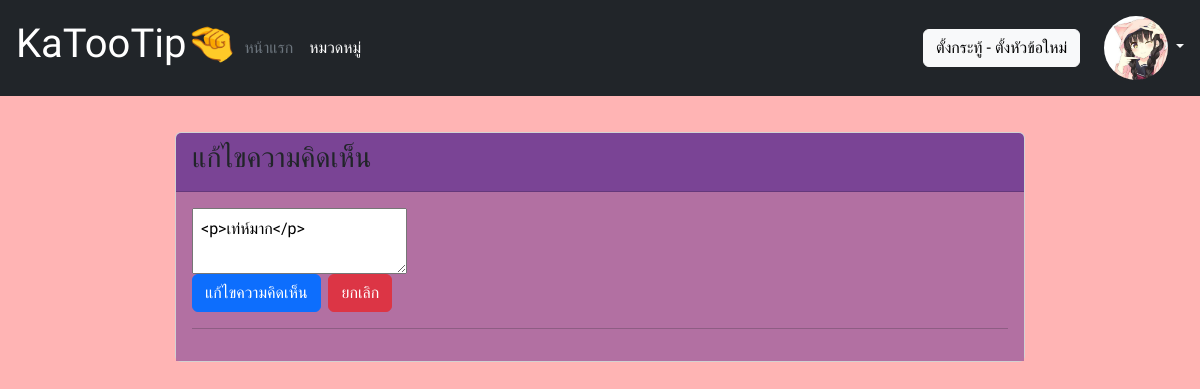
Screenshot of /edit_comment.php?bs_id=10 (signed in) with the database file from the repository.
### tables this page shows
CREATE TABLE `users` (
  `u_id` int(11) NOT NULL,
  `email` varchar(255) NOT NULL,
  `fullname` varchar(255) NOT NULL,
  `password` varchar(255) NOT NULL,
  `u_img` varchar(255) NOT NULL,
  `type` int(11) NOT NULL DEFAULT '0'
);

CREATE TABLE `b_sub` (
  `bs_id` int(11) NOT NULL,
  `bm_id` int(11) NOT NULL,
  `u_id` int(11) NOT NULL,
  `bs_detail` longtext NOT NULL,
  `bs_date` datetime NOT NULL
);

### edit_comment.php (the view, shortened to what this page needs)
<?php
require_once 'db.php';
if (isset($_SESSION['u_id'])) {
    $u_id = $_SESSION['u_id'];
}
if (isset($_GET['bs_id'])) {
    $bs_id = $_GET['bs_id'];
    $query = $connection->prepare("SELECT * FROM b_sub INNER JOIN b_main ON b_sub.bm_id = b_main.bm_id WHERE bs_id = :bs_id AND b_sub.u_id = :u_id");
    $query->bindParam("bs_id", $bs_id, PDO::PARAM_STR);
    $query->bindParam("u_id", $u_id, PDO::PARAM_STR);
    $query->execute();
    $result = $query->fetch(PDO::FETCH_ASSOC);
}
?>
<!DOCTYPE html>
<html lang="en">
<head>
    <link href="https://cdn.jsdelivr.net/npm/bootstrap@5.2.0/dist/css/bootstrap.min.css" rel="stylesheet">
    <link rel="stylesheet" href="css/style.css">
</head>
<body>
    <?php include 'include/header.php' ?>
    <div class="container p-3">
        <div class="card" style="width: 850px; display: block; margin: auto; ">
            <div class="card-header">
                <h3>แก้ไขความคิดเห็น</h3>
            </div>
            <div class="card-body">
                <form action="" method="post">
                    <textarea class="p-2" name="content" id="editor"><?php echo $result['bs_detail'] ?></textarea>
                    <br>
                    <p><input class="btn btn-primary" type="submit" name="submit" value="แก้ไขความคิดเห็น">&nbsp;
                        <a href="detail.php?bm_id=<?php echo $result['bm_id'] ?>" class="btn btn-danger">ยกเลิก</a>
                    </p>
                </form>
                <hr>
            </div>
        </div>
    </div>
    <?php include 'include/footer.php' ?>

### include/header.php (shortened to what this page needs)
<!DOCTYPE html>
<html lang="en">
<head>
    <link href="https://cdn.jsdelivr.net/npm/bootstrap@5.2.0/dist/css/bootstrap.min.css" rel="stylesheet">
    <link rel="stylesheet" type="text/css" href="https://cdn.datatables.net/1.12.1/css/jquery.dataTables.css">
    <link rel="stylesheet" href="../css/style.css">
</head>
<body>
    <div class="p-3 text-bg-dark">
        <div class="d-flex flex-wrap align-items-center justify-content-center justify-content-lg-start">
            <a href="/" class="d-flex align-items-center mb-2 mb-lg-0 text-white text-decoration-none">
                <h1>KaTooTip🤏</h1>
            </a>
            <ul class="nav col-12 col-lg-auto me-lg-auto mb-2 justify-content-center mb-md-0">
                <li><a href="/" class="nav-link px-2 text-secondary">หน้าแรก</a></li>
                <li><a href="/all_tags.php" class="nav-link px-2 text-white">หมวดหมู่</a></li>
            </ul>
            <?php
            if (isset($_SESSION['u_id'])) {
            ?>
                <div class="text-end">
                    <a href="add_board.php" class="btn btn-light">ตั้งกระทู้ - ตั้งหัวข้อใหม่</a>
                </div>
            <?php
            }
            ?>
            <div class="dropdown text-end">
                <?php
                if (!isset($_SESSION['u_id'])) {
                ?>
                    <a href="login.php" class="btn btn-outline-light me-2">เข้าสู่ระบบ</a>
                    <a href="register.php" class="btn btn-warning">สมัครสมาชิก</a>
                <?php } else { ?>
                    <?php
                    $usr = $connection->prepare("SELECT * FROM users WHERE u_id = :u_id");
                    $usr->bindParam(':u_id', $_SESSION['u_id']);
                    $usr->execute();
                    $usr_result = $usr->fetch(PDO::FETCH_ASSOC);
                    ?>
                    <a href="#" class="d-block link-light text-decoration-none dropdown-toggle" data-bs-toggle="dropdown" aria-expanded="false">
                        <img src="../image/user/<?php echo $usr_result['u_img'] ?>" width="64" height="64" class="rounded-circle">
                    </a>
                <?php } ?>
            </div>
        </div>
    </div>

### css/style.css (style rules this page uses)
* { box-sizing: border-box; font-family: 'Itim', cursive; }
body { background-color: #FFB4B4; }
.container { margin: 20px auto; }
.card-header { background-color: #7A4495; }
.card-body { background-color: #B270A2; }

### rows the page displays
users: u_img (picture)
b_sub: content "<p>เท่ห์มาก</p>"
